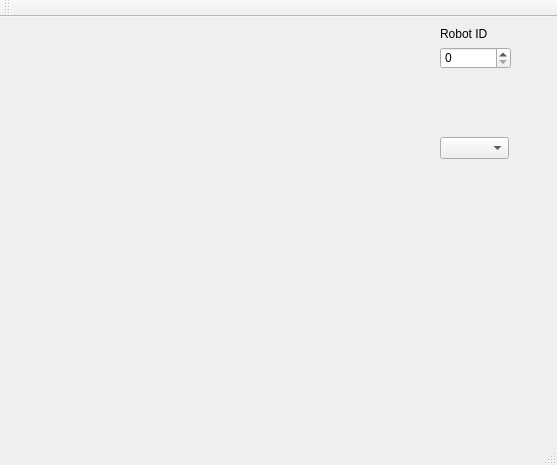
<?xml version="1.0" encoding="UTF-8"?>
<ui version="4.0">
 <class>MainWindow</class>
 <widget class="QMainWindow" name="MainWindow">
  <property name="geometry">
   <rect>
    <x>0</x>
    <y>0</y>
    <width>557</width>
    <height>465</height>
   </rect>
  </property>
  <property name="windowTitle">
   <string>MainWindow</string>
  </property>
  <widget class="QWidget" name="centralWidget">
   <widget class="QSpinBox" name="spinBox">
    <property name="geometry">
     <rect>
      <x>440</x>
      <y>30</y>
      <width>71</width>
      <height>22</height>
     </rect>
    </property>
   </widget>
   <widget class="QLabel" name="label">
    <property name="geometry">
     <rect>
      <x>440</x>
      <y>10</y>
      <width>47</width>
      <height>13</height>
     </rect>
    </property>
    <property name="text">
     <string>Robot ID</string>
    </property>
   </widget>
   <widget class="QComboBox" name="comboBox">
    <property name="geometry">
     <rect>
      <x>440</x>
      <y>120</y>
      <width>69</width>
      <height>22</height>
     </rect>
    </property>
   </widget>
  </widget>
  <widget class="QMenuBar" name="menuBar">
   <property name="geometry">
    <rect>
     <x>0</x>
     <y>0</y>
     <width>557</width>
     <height>23</height>
    </rect>
   </property>
  </widget>
  <widget class="QToolBar" name="mainToolBar">
   <attribute name="toolBarArea">
    <enum>TopToolBarArea</enum>
   </attribute>
   <attribute name="toolBarBreak">
    <bool>false</bool>
   </attribute>
  </widget>
  <widget class="QStatusBar" name="statusBar"/>
 </widget>
 <layoutdefault spacing="6" margin="11"/>
 <resources/>
 <connections/>
</ui>
